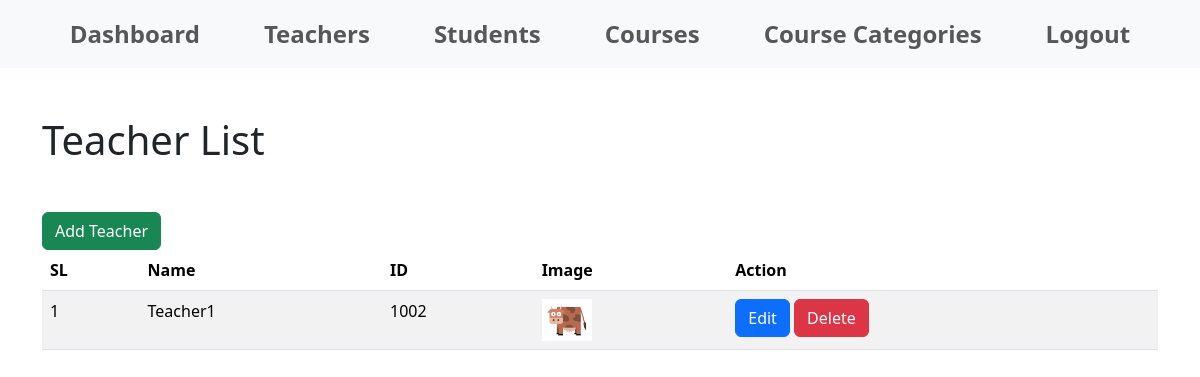
The page /display-teachers/ (signed in) on the database its author committed.
### teacherApp/models.py (models this page shows, shortened)
class TeacherModel(BasicUserInfoModel):
    user = models.OneToOneField(
        UserModel,
        null=True,
        on_delete=models.CASCADE
    )
    id_no = models.CharField(null=True, max_length=20)
    image = models.ImageField(null=True, upload_to='media/teacher_img')

### authApp/models.py (models this page shows)
class BasicUserInfoModel(models.Model):
    name = models.CharField(null=True, max_length=100)
    address = models.TextField(null=True)
    phone = models.CharField(null=True, max_length=15)
    created_at = models.DateTimeField(auto_now_add=True, null=True)
    modified_at = models.DateTimeField(auto_now=True, null=True)

### teacherApp/views.py (the view)
# urls.py: path('display-teachers/', display_teacher, name='display_teacher'),
def display_teacher(request):
    teacher_list = TeacherModel.objects.all()
    context = {
        'teacher_list' : teacher_list
    }
    return render(request, 'display_teacher.html', context)

### teacherApp/templates/display_teacher.html (shortened to what this page needs)
{% extends 'master/base.html' %}
{% block body %}
    <h1 class="my-5">Teacher List</h1>
    <a href="{% url 'add_teacher' %}" class="btn btn-success">Add Teacher</a>
    <table class="table table-striped">
        <thead>
            <tr>
                <th>SL</th>
                <th>Name</th>
                <th>ID</th>
                <th>Image</th>
                <th>Action</th>
            </tr>
        </thead>
        <tbody>
            {% for data in teacher_list %}
                <tr>
                    <td>{{forloop.counter}}</td>
                    <td>{{data.name}}</td>
                    <td>{{data.id_no}}</td>
                    <td>
                        <img src="{{data.image.url}}" width="50px" alt="">
                    </td>
                    <td>
                        <a href="#" class="btn btn-primary">Edit</a>
                        <a href="#" class="btn btn-danger">Delete</a>
                    </td>
                </tr>
            {% endfor %}
        </tbody>
    </table>
{% endblock body %}

### rows shown on the page
TeacherModel: name "Teacher1", id_no "1002", image (picture)
